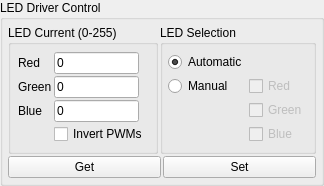
             <widget class="QGroupBox" name="groupBox_LEDDriverCtrl">
              <property name="sizePolicy">
               <sizepolicy hsizetype="Minimum" vsizetype="Minimum">
                <horstretch>0</horstretch>
                <verstretch>0</verstretch>
               </sizepolicy>
              </property>
              <property name="title">
               <string>LED Driver Control</string>
              </property>
              <layout class="QVBoxLayout" name="verticalLayout_6" stretch="1,0">
               <property name="spacing">
                <number>2</number>
               </property>
               <property name="leftMargin">
                <number>5</number>
               </property>
               <property name="topMargin">
                <number>5</number>
               </property>
               <property name="rightMargin">
                <number>5</number>
               </property>
               <property name="bottomMargin">
                <number>5</number>
               </property>
               <item>
                <layout class="QHBoxLayout" name="horizontalLayout_2">
                 <property name="spacing">
                  <number>2</number>
                 </property>
                 <item>
                  <widget class="QGroupBox" name="groupBox_LEDCurrentCtrl">
                   <property name="sizePolicy">
                    <sizepolicy hsizetype="Minimum" vsizetype="Minimum">
                     <horstretch>0</horstretch>
                     <verstretch>0</verstretch>
                    </sizepolicy>
                   </property>
                   <property name="title">
                    <string>LED Current (0-255)</string>
                   </property>
                   <layout class="QGridLayout" name="gridLayout_15">
                    <property name="leftMargin">
                     <number>2</number>
                    </property>
                    <property name="topMargin">
                     <number>2</number>
                    </property>
                    <property name="rightMargin">
                     <number>2</number>
                    </property>
                    <property name="bottomMargin">
                     <number>2</number>
                    </property>
                    <property name="spacing">
                     <number>2</number>
                    </property>
                    <item row="0" column="0">
                     <layout class="QFormLayout" name="formLayout">
                      <property name="fieldGrowthPolicy">
                       <enum>QFormLayout::AllNonFixedFieldsGrow</enum>
                      </property>
                      <property name="horizontalSpacing">
                       <number>2</number>
                      </property>
                      <property name="verticalSpacing">
                       <number>2</number>
                      </property>
                      <property name="leftMargin">
                       <number>5</number>
                      </property>
                      <property name="topMargin">
                       <number>5</number>
                      </property>
                      <property name="rightMargin">
                       <number>5</number>
                      </property>
                      <property name="bottomMargin">
                       <number>5</number>
                      </property>
                      <item row="0" column="0">
                       <widget class="QLabel" name="label_LEDRed">
                        <property name="text">
                         <string>Red</string>
                        </property>
                       </widget>
                      </item>
                      <item row="0" column="1">
                       <widget class="QLineEdit" name="lineEdit_RedLEDCurrent">
                        <property name="sizePolicy">
                         <sizepolicy hsizetype="Minimum" vsizetype="Minimum">
                          <horstretch>0</horstretch>
                          <verstretch>0</verstretch>
                         </sizepolicy>
                        </property>
                        <property name="maximumSize">
                         <size>
                          <width>85</width>
                          <height>16777215</height>
                         </size>
                        </property>
                        <property name="text">
                         <string>0</string>
                        </property>
                       </widget>
                      </item>
                      <item row="1" column="0">
                       <widget class="QLabel" name="label_LEDGreen">
                        <property name="text">
                         <string>Green</string>
                        </property>
                       </widget>
                      </item>
                      <item row="1" column="1">
                       <widget class="QLineEdit" name="lineEdit_GreenLEDCurrent">
                        <property name="sizePolicy">
                         <sizepolicy hsizetype="Minimum" vsizetype="Minimum">
                          <horstretch>0</horstretch>
                          <verstretch>0</verstretch>
                         </sizepolicy>
                        </property>
                        <property name="maximumSize">
                         <size>
                          <width>85</width>
                          <height>16777215</height>
                         </size>
                        </property>
                        <property name="text">
                         <string>0</string>
                        </property>
                       </widget>
                      </item>
                      <item row="2" column="0">
                       <widget class="QLabel" name="label_LEDBlue">
                        <property name="text">
                         <string>Blue</string>
                        </property>
                       </widget>
                      </item>
                      <item row="2" column="1">
                       <widget class="QLineEdit" name="lineEdit_BlueLEDCurrent">
                        <property name="sizePolicy">
                         <sizepolicy hsizetype="Minimum" vsizetype="Minimum">
                          <horstretch>0</horstretch>
                          <verstretch>0</verstretch>
                         </sizepolicy>
                        </property>
                        <property name="maximumSize">
                         <size>
                          <width>85</width>
                          <height>16777215</height>
                         </size>
                        </property>
                        <property name="text">
                         <string>0</string>
                        </property>
                       </widget>
                      </item>
                      <item row="3" column="1">
                       <widget class="QCheckBox" name="checkBox_LedPwmInvert">
                        <property name="toolTip">
                         <string>&lt;html&gt;&lt;head/&gt;&lt;body&gt;&lt;p&gt;This command is to compensate some LED design problem that PWM and current are swapped. PWM 0 corresponds to max current and PWM 255 corresponds to 0 current. The default behavior “Not checked” means PWM and current are in correct order, PWM 0 corresponds to current 0. This command needs to be sent before power up the system or before set LED maximum DC or LED current controls. &lt;/p&gt;&lt;/body&gt;&lt;/html&gt;</string>
                        </property>
                        <property name="whatsThis">
                         <string>&lt;html&gt;&lt;head/&gt;&lt;body&gt;&lt;p&gt;&lt;span style=&quot; font-family:'Times New Roman'; font-size:7pt;&quot;/&gt;This command is to compensate some LED design problem that PWM and current are swapped. PWM 0 corresponds to max current and PWM 255 corresponds to 0 current. The default behavior “Pass through” means PWM and current are in correct order, PWM 0 corresponds to current 0. This command needs to be sent before power up the system or before set LED maximum DC or LED current controls. &lt;/p&gt;&lt;/body&gt;&lt;/html&gt;</string>
                        </property>
                        <property name="text">
                         <string>Invert PWMs</string>
                        </property>
                       </widget>
                      </item>
                     </layout>
                    </item>
                   </layout>
                  </widget>
                 </item>
                 <item alignment="Qt::AlignLeft">
                  <widget class="QGroupBox" name="groupBox_LEDEnSelect">
                   <property name="sizePolicy">
                    <sizepolicy hsizetype="Minimum" vsizetype="Minimum">
                     <horstretch>0</horstretch>
                     <verstretch>0</verstretch>
                    </sizepolicy>
                   </property>
                   <property name="title">
                    <string>LED Selection</string>
                   </property>
                   <layout class="QGridLayout" name="gridLayout">
                    <property name="leftMargin">
                     <number>5</number>
                    </property>
                    <property name="topMargin">
                     <number>5</number>
                    </property>
                    <property name="rightMargin">
                     <number>5</number>
                    </property>
                    <property name="bottomMargin">
                     <number>5</number>
                    </property>
                    <property name="spacing">
                     <number>2</number>
                    </property>
                    <item row="0" column="0" alignment="Qt::AlignLeft">
                     <widget class="QRadioButton" name="radioButton_ColorDisplayAuto">
                      <property name="text">
                       <string>Automatic</string>
                      </property>
                      <property name="checked">
                       <bool>true</bool>
                      </property>
                     </widget>
                    </item>
                    <item row="1" column="0" alignment="Qt::AlignLeft">
                     <widget class="QRadioButton" name="radioButton_ColorDisplayManual">
                      <property name="text">
                       <string>Manual</string>
                      </property>
                     </widget>
                    </item>
                    <item row="1" column="1">
                     <widget class="QCheckBox" name="checkBox_RedEnable">
                      <property name="enabled">
                       <bool>false</bool>
                      </property>
                      <property name="text">
                       <string>Red</string>
                      </property>
                     </widget>
                    </item>
                    <item row="2" column="1">
                     <widget class="QCheckBox" name="checkBox_GreenEnable">
                      <property name="enabled">
                       <bool>false</bool>
                      </property>
                      <property name="text">
                       <string>Green</string>
                      </property>
                     </widget>
                    </item>
                    <item row="3" column="1">
                     <widget class="QCheckBox" name="checkBox_BlueEnable">
                      <property name="enabled">
                       <bool>false</bool>
                      </property>
                      <property name="text">
                       <string>Blue</string>
                      </property>
                     </widget>
                    </item>
                   </layout>
                  </widget>
                 </item>
                </layout>
               </item>
               <item>
                <layout class="QHBoxLayout" name="horizontalLayout">
                 <property name="spacing">
                  <number>2</number>
                 </property>
                 <item>
                  <widget class="QPushButton" name="pushButton_GetLEDConfiguration">
                   <property name="text">
                    <string>Get</string>
                   </property>
                  </widget>
                 </item>
                 <item>
                  <widget class="QPushButton" name="pushButton_SetLEDConfiguration">
                   <property name="text">
                    <string>Set</string>
                   </property>
                  </widget>
                 </item>
                </layout>
               </item>
              </layout>
             </widget>
